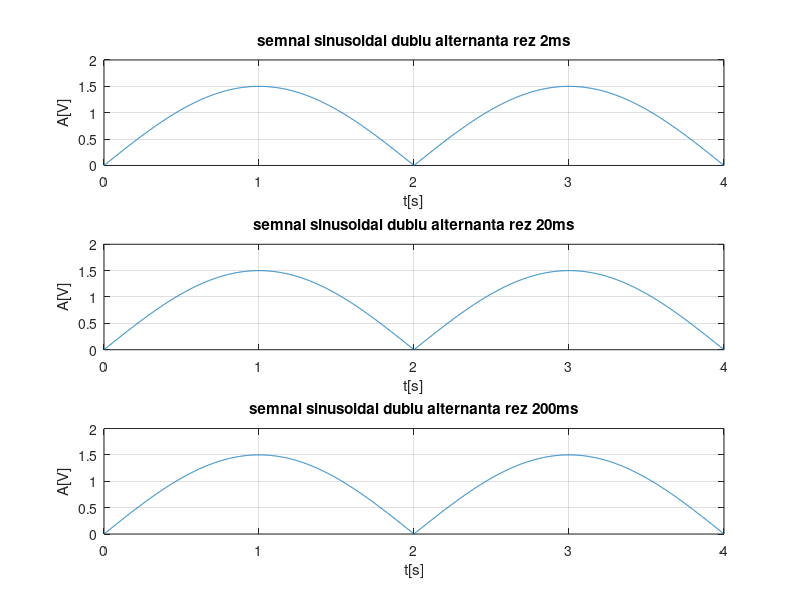

The MATLAB script that drew this image:
%rezolutie temporara de 2ms
t=0:0.002:4;
f=0.25;%frecventa de 0.25 pt o perioada (f=1/t)
w=2*pi*f;
s=1.5*abs(sin(w*t));%partea negativa va deveni pozitiva
subplot(3,1,1),plot(t,s),grid,
xlabel('t[s]'),ylabel('A[V]'),title('semnal sinusoidal dublu alternanta rez 2ms')

%rezolutie temporara de 20ms
t=0:0.002:4;
f=0.25;%frecventa de 0.25 pt o perioada (f=1/t)
w=2*pi*f;
s=1.5*abs(sin(w*t));%partea negativa va deveni pozitiva
subplot(3,1,2),plot(t,s),grid,
xlabel('t[s]'),ylabel('A[V]'),title('semnal sinusoidal dublu alternanta rez 20ms')

%rezolutie temporara de 200ms
t=0:0.002:4;
f=0.25;%frecventa de 0.25 pt o perioada (f=1/t)
w=2*pi*f;
s=1.5*abs(sin(w*t));%partea negativa va deveni pozitiva
subplot(3,1,3),plot(t,s),grid,
xlabel('t[s]'),ylabel('A[V]'),title('semnal sinusoidal dublu alternanta rez 200ms')